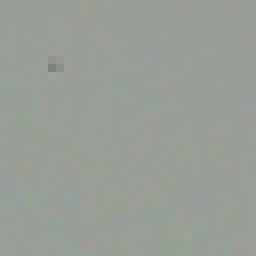
#> input picture bg/10.PNG, 32 x 32 px (shown 8 times larger); its folder holds only this picture in this run
$ jupyter execute --allow-errors 'Рытова_5.ipynb'   (older library calls are emulated)
#> lines starting #> are read from the running program, lines starting #| are printed output that depends on the picture
[cell 1]
import cv2
import os
import numpy as np
from PIL import Image
import matplotlib.pyplot as plt
from skimage.metrics import structural_similarity as ssim
from sklearn.metrics import mean_squared_error
from scipy.ndimage import zoom
from sklearn.cluster import KMeans
from skimage.measure import label, regionprops
import numpy as np
import math

[cell 2]
cells_path = 'cl'
background_path = 'bg'

[cell 3]
for filename in os.listdir(background_path):
    img=Image.open('bg/' + filename)
#> img is the input picture: PIL image 32x32 RGBA; mean R, G, B, A 153, 158.6, 151.6, 255
    rimg = img.resize((32,32))
    rimg.save('bg/' + filename)
#> (the rest of this cell did not finish here and is left out)

[cell 4]
import cv2
import numpy as np
import random
import os
from glob import glob
import matplotlib.pyplot as plt

def bg_create():
    bg = np.zeros((512,512,3), dtype=np.uint8)
    patch = glob(os.path.join('bg/',"*.png"))
    for i in range(512//32):
        for j in range(512//32):
            p = cv2.imread(random.choice(patch),cv2.IMREAD_GRAYSCALE)
#> p: shape (32, 32); min 127, max 158, mean 155.6
            p = cv2.cvtColor(p, cv2.COLOR_GRAY2BGR)
#> p: shape (32, 32, 3)
            bg[i*32:(i+1)*32,j*32:(j+1)*32] = p
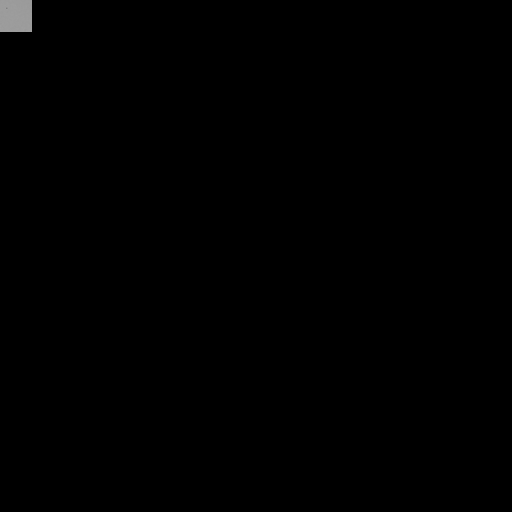
#> bg: shape (512, 512, 3); min 0, max 158, mean 0.6
    return bg
def cell_create(bg):
    cells = glob(os.path.join('cl/',"*.png"))
    cell = cv2.imread(random.choice(cells),cv2.IMREAD_GRAYSCALE)
    cell = cv2.cvtColor(cell, cv2.COLOR_GRAY2BGR)
    mask = 255 * np.ones(cell.shape, dtype=np.uint8)
    place = (random.randint(0, 512 - 64) + 64 // 2, random.randint(0, 512 - 64) + 64 // 2)
    img = cv2.seamlessClone(cell,bg,mask,place,cv2.NORMAL_CLONE)
    return img
def gauss(img):
    mean = 0
    stddev = 100
    noise_gauss = np.zeros(img.shape, np.uint8)
    cv2.randn(noise_gauss, mean, stddev)
    img = cv2.add(img,noise_gauss)
    return img
def const(img):
    img = cv2.add(img, 10)
    return img
def generate():
    while 1:
        img = bg_create()
        for i in range(random.randint(1,10)):
            img = cell_create(img)
        img = cv2.cvtColor(img, cv2.COLOR_BGR2GRAY)
        gs = gauss(img)
        ct = const(img)
        yield img, gs, ct
gen = generate()
#> (the rest of this cell did not finish here and is left out)

[cell 5]
def coarseness(img):
    M, N = img.shape
    img = np.float32(img)

    A0 = np.zeros((M,N))
    A1 = np.zeros((M,N))
    A2 = np.zeros((M,N))
    A3 = np.zeros((M,N))
    Sbest = np.zeros((M, N))
    E0h = np.zeros((M, N))
    E0v = np.zeros((M, N))
    E1h = np.zeros((M, N))
    E1v = np.zeros((M, N))
    E2h = np.zeros((M, N))
    E2v = np.zeros((M, N))
    E3h = np.zeros((M, N))
    E3v = np.zeros((M, N))

    for x in range(1, M):
        for y in range(1, N):
            A0[x,y] = (1/1)*(np.sum(np.sum(img[x-1:x+1,y-1:y+1])))
    for x in range(2, M - 2):
            for y in range(2, N - 2):
                 A1[x,y] = (1/2)*(np.sum(np.sum(img[x-1:x+1,y-1:y+1])))
    for x in range(4, M - 4):
            for y in range(4, N - 4):
                A2[x,y] = (1/4)*(np.sum(np.sum(img[x-1:x+1,y-1:y+1])))
    for x in range(8, M - 8):
            for y in range(8, N - 8):
                A3[x,y] = (1/8)*(np.sum(np.sum(img[x-1:x+1,y-1:y+1])))
    for x in range(1, M - 1):
        for y in range(1, N - 1):
            E0h[x,y] = A0[x+1,y]-A0[x-1,y]
            E0v[x,y] = A0[x,y+1]-A0[x,y-1]
    for x in range(2, M - 2):
            for y in range(2, N - 2):
                E1h[x,y] = A1[x+2,y]-A1[x-2,y]
                E1v[x,y] = A1[x,y+2]-A1[x,y-2]
    for x in range(4, M - 4):
            for y in range(4, N - 4):
                E2h[x,y] = A2[x+4,y]-A2[x-4,y]
                E2v[x,y] = A2[x,y+4]-A2[x,y-4]
    for x in range(8, M - 8):
            for y in range(8, N - 8):
                E3h[x,y] = A3[x+8,y]-A3[x-8,y]
                E3v[x,y] = A3[x,y+8]-A3[x,y-8]
    for i in range(0, M):
        for j in range(0, N):
            E = np.argmax(np.array([abs(E0h[i,j]), abs(E0v[i,j]), abs(E1h[i,j]), abs(E1v[i,j]), abs(E2h[i,j]), abs(E2v[i,j]), abs(E3h[i,j]), abs(E3v[i,j])]))
            k=math.floor((E+1)/2)
            Sbest[i, j] = 2 ** k

    return np.sum(np.sum(Sbest))/(M*N)

[cell 6]
cv2.imwrite("img.png", img)
#> Out = True
